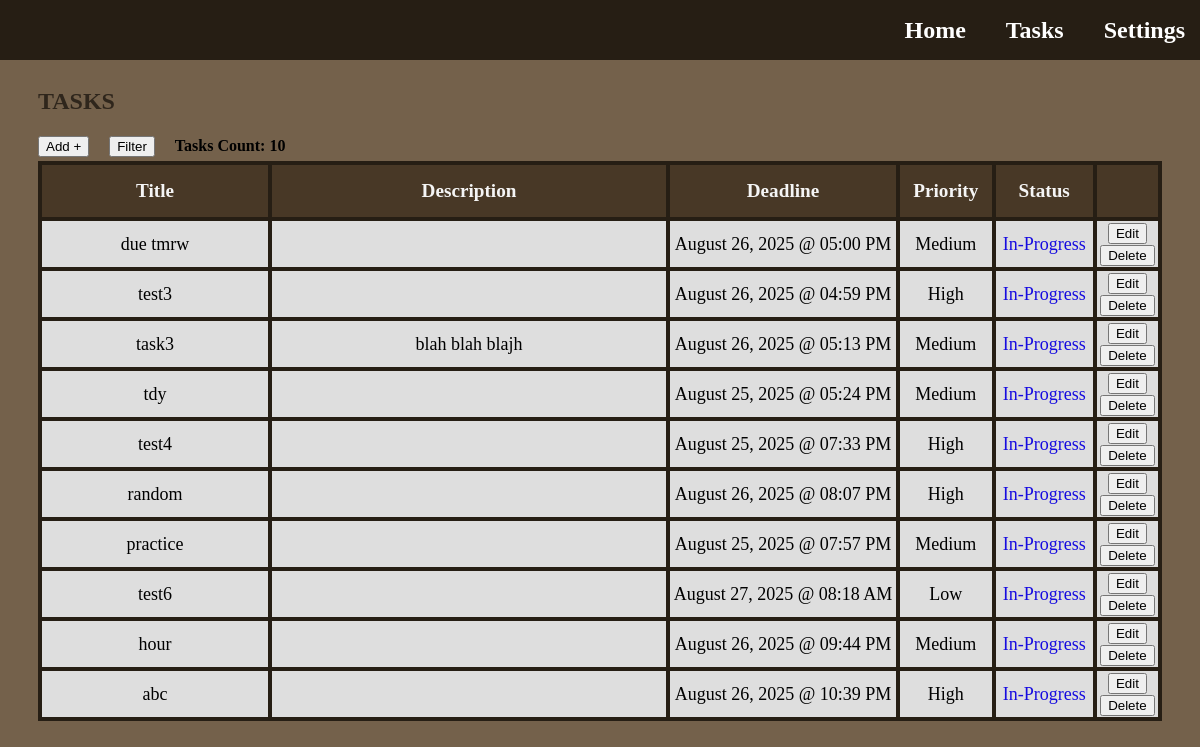
/tasks (signed in), run on an earlier commit of the app's database.
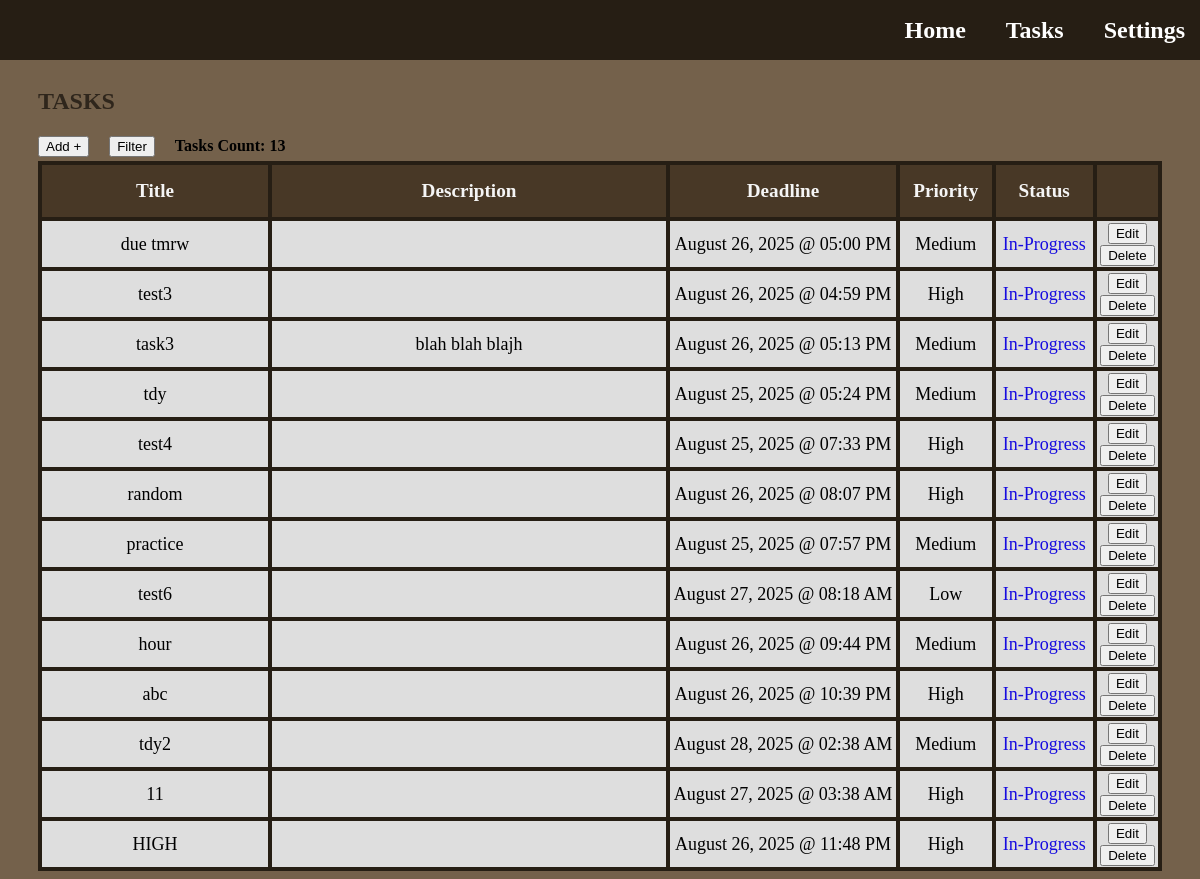
And on a later commit of the database.
### app.py (models this page shows)
class Task(db.Model):
    id = db.Column(db.Integer, primary_key=True)
    title = db.Column(db.String(128), nullable=False)
    description = db.Column(db.Text, nullable=True)
    priority = db.Column(db.String(50), nullable=False)
    deadline = db.Column(db.DateTime, nullable=True)
    status = db.Column(db.String(50), nullable=False, default='In-Progress')
    set_today_reminder = db.Column(db.Boolean, nullable=False, default=True)
    set_tomorrow_reminder = db.Column(db.Boolean, nullable=False, default=True)
    user_id = db.Column(db.Integer, db.ForeignKey('user.id'), nullable=False)
    user = db.relationship('User', backref=db.backref('tasks', lazy=True))

### app.py (the view, shortened to what this page needs)
@app.route('/tasks')
def tasks():
    user_id = session['user_id']
    sort_title = session.get('sort_title')
    sort_type = session.get('sort_type')
    filter_priorities = session.get('filter_priorities', [])
    filter_status = session.get('filter_status', [])
    filter_months = session.get('filter_months', [])
    filter_year = session.get('filter_year', None)
    filter_day = session.get('filter_day', None)
    priority_order_descending = case(
        (Task.priority == 'High', 1),
        (Task.priority == 'Medium', 2),
        (Task.priority == 'Low', 3),
    )
    priority_order_ascending = case(
        (Task.priority == 'Low', 1),
        (Task.priority == 'Medium', 2),
        (Task.priority == 'High', 3),
    )
    status_order_complete = case(
        (Task.status == 'Complete', 1),
        (Task.status == 'In-Progress', 2)
    )
    status_order_in_progress = case(
        (Task.status == 'In-Progress', 1),
        (Task.status == 'Complete', 2)
    )
    query = Task.query.filter_by(user_id=user_id)
    if filter_priorities: # Only true if not empty
        query = query.filter(Task.priority.in_(filter_priorities)) # Filter by checked priorities within given priority list
    if filter_status:
        query = query.filter(Task.status.in_(filter_status)) # Filter by checked status within given status list
    if filter_months:
        query = query.filter(extract('month', Task.deadline).in_(filter_months)) # Filter by checked months within given months list; extract(...) - returns month number from Task columns and matches to filter months list
    if filter_year:
        query = query.filter(extract('year', Task.deadline) == filter_year) # Filter by typed year; extracts year from deadline column in database
    if filter_day:
        query = query.filter(extract('day', Task.deadline) == filter_day) # Filter by typed day; extracts day from deadline column in database
    user_tasks = query.all()  # Get all tasks for this user according to the id, default order is by date task was created from earliest to latest
    user_tasks_count = query.count() # Gets the total count of tasks of the user
    return render_template('tasks.html', tasks=user_tasks, count=user_tasks_count, sort_title=sort_title, sort_type=sort_type, filter_priorities=filter_priorities, filter_status=filter_status, filter_months=filter_months, filter_year=filter_year, filter_day=filter_day)

### templates/tasks.html (shortened to what this page needs)
{% extends "base.html" %}
{% block content %}
  <h1 class="title-page">Tasks</h1>
  <div class="task-features">
    <button href="#" type="button" class="add-button" onclick="openPopup('add-task')">Add +</button>
    <button type="button" class="filter-sort-button" onclick="openPopup('filter-sort-task')">Filter</button>
    <h4>Tasks Count: {{ count }} </h2>
  </div>
  <section class="tasks-section">
      <table class="tasks-table">
        <thead class="table-header">
          <tr>
              <th class="task-title">Title</th>
              <th class="task-description">Description</th>
              <th class="task-deadline">Deadline</th>
              <th class="task-priority">Priority</th>
              <th class="task-status">Status</th>
              <th class="task-options"></th>
          </tr>
        </thead>
        <tbody id="task-body">
          {% for task in tasks %}
          <tr id="task-row">
            <td>{{ task.title }}</td>
            <td>{{ task.description }}</td>
            <td>{{ task.deadline.strftime('%B %d, %Y @ %I:%M %p')  }}</td>
            <td>{{ task.priority }}</td>
            <td class="task-status-data">
              <a href="{{ url_for('change_task_status', task_id=task.id)}}"
              class="task-status {{ task.status | lower | replace(' ', '-') }}">
                {{ task.status }}
              </a>
            </td>
            <td>
              <a>
                <button type="button" class="edit-button" onclick="openEditPopup(this, 'edit-task')"
                  data-id="{{ task.id }}"
                  data-title="{{ task.title }}"
                  data-description="{{ task.description }}"
                  data-priority="{{ task.priority }}"
                  data-deadline="{{ task.deadline.strftime('%B %d %Y @ %I:%M %p')  }}"
                  >
                  Edit
                </button>
              </a>
              <a href="{{ url_for('delete_task', task_id=task.id)}}">
                <button type="button" class="delete-button">Delete</button>
              </a>
            </td>
          </tr>
          {% else %}
          <tr>
            <td colspan="6">No tasks available.</td>
          </tr>
          {% endfor %}
        </tbody>
      </table>
  </section>
{% endblock %}

### templates/base.html (shortened to what this page needs)
<!DOCTYPE html>
<html lang="en">
<head>
    <link rel="stylesheet" href="{{ url_for('static', filename='style.css') }}">
</head>
<body class="homepage">
    <header class="navbar">
        <nav class="navbar-links">
            <a href="{{ url_for('home') }}">Home</a>
            <a href="{{ url_for('tasks') }}">Tasks</a>
            <a href="{{ url_for('settings') }}">Settings</a>
        </nav>
    </header>
    <main>
        {% block content %}{% endblock %}
    </main>
</body>
</html>

### static/style.css (style rules this page uses)
html, body { min-width: 800px; overflow-x: auto; }
.title-page { margin-top: 80px; margin-left: 30px; font-size: x-large; font-weight: bolder; text-transform: uppercase; font-family: 'Lucida Handwriting'; color: #2f261c; }
.homepage { background-color: #74614b; }
.navbar { background-color: #261e14; position: fixed; top: 0; left: 0; width: 100%; height: 60px; padding-left: 5px; display: flex; justify-content: flex-end; align-items: center; z-index: 1000; }
.navbar-links { display: flex; gap: 20px; }
.navbar-links a { font-family: 'Lucida Handwriting'; color: white; margin-right: 20px; font-weight: bold; font-size: 24px; text-decoration: none; }
.tasks-section { margin-left: 30px; margin-right: 30px; display: flex; justify-content: center; }
.tasks-table { border-collapse: collapse; width: 100%; height: 50%; table-layout: fixed; }
.tasks-table th, .tasks-table td { border: 4px solid #261e14; color: black; font-size: large; text-align: center; background: rgb(222, 222, 222); }
.tasks-table th { color: whitesmoke; font-weight: bolder; font-size: larger; height: 50px; background-color: #483826; }
.task-title { width: 20%; }
.task-description { white-space: normal; word-break: break-word; max-width: 400px; width: 35%; }
.task-deadline { width: 20%; }
.task-priority { width: 8%; }
.task-status { width: 8.5%; }
.task-options { width: 8.5; }
.task-status-data { text-decoration: none; color: white }
.task-status.in-progress { color: rgb(22, 11, 224); text-decoration: none; }
.task-features { margin-left: 30px; margin-right: 30px; height: 30px; display: flex; justify-content: flex-start; align-items: center; gap: 20px; }
.add-button { color: black; text-decoration: none; }

What changed in the data, as far as the page shows it:
added Task: title "tdy2", deadline "August 28, 2025 @ 02:38 AM", priority "Medium", status "In-Progress"
added Task: title "11", deadline "August 27, 2025 @ 03:38 AM", priority "High", status "In-Progress"
added Task: title "HIGH", deadline "August 26, 2025 @ 11:48 PM", priority "High", status "In-Progress"
Also different on the page:
{{ count }}: "10" → "13"
